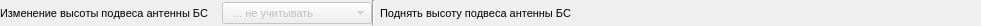
          <widget class="QWidget" name="widget_7" native="true">
           <property name="minimumSize">
            <size>
             <width>0</width>
             <height>20</height>
            </size>
           </property>
           <property name="maximumSize">
            <size>
             <width>16777215</width>
             <height>26</height>
            </size>
           </property>
           <layout class="QHBoxLayout" name="horizontalLayout_3">
            <property name="spacing">
             <number>0</number>
            </property>
            <property name="leftMargin">
             <number>0</number>
            </property>
            <property name="topMargin">
             <number>0</number>
            </property>
            <property name="rightMargin">
             <number>0</number>
            </property>
            <property name="bottomMargin">
             <number>0</number>
            </property>
            <item>
             <widget class="QLabel" name="Label_IzmenenieVisotiPodvesaBS">
              <property name="minimumSize">
               <size>
                <width>222</width>
                <height>0</height>
               </size>
              </property>
              <property name="maximumSize">
               <size>
                <width>222</width>
                <height>16777215</height>
               </size>
              </property>
              <property name="font">
               <font>
                <family>Tahoma</family>
                <pointsize>8</pointsize>
                <kerning>false</kerning>
               </font>
              </property>
              <property name="styleSheet">
               <string notr="true"/>
              </property>
              <property name="text">
               <string>Изменение высоты подвеса антенны БС</string>
              </property>
             </widget>
            </item>
            <item>
             <widget class="QComboBox" name="CBox_IzmenenieVisotiPodvesaBS">
              <property name="enabled">
               <bool>false</bool>
              </property>
              <property name="minimumSize">
               <size>
                <width>150</width>
                <height>0</height>
               </size>
              </property>
              <property name="maximumSize">
               <size>
                <width>150</width>
                <height>22</height>
               </size>
              </property>
              <property name="font">
               <font>
                <family>Tahoma</family>
                <pointsize>8</pointsize>
               </font>
              </property>
              <item>
               <property name="text">
                <string>  ... не учитывать</string>
               </property>
              </item>
              <item>
               <property name="text">
                <string>  ... учитывать</string>
               </property>
              </item>
             </widget>
            </item>
            <item>
             <widget class="Line" name="line_7">
              <property name="maximumSize">
               <size>
                <width>16777215</width>
                <height>25</height>
               </size>
              </property>
              <property name="styleSheet">
               <string notr="true">border-left: 1px dashed grey;
</string>
              </property>
              <property name="orientation">
               <enum>Qt::Vertical</enum>
              </property>
             </widget>
            </item>
            <item>
             <spacer name="horizontalSpacer_2">
              <property name="orientation">
               <enum>Qt::Horizontal</enum>
              </property>
              <property name="sizeType">
               <enum>QSizePolicy::Expanding</enum>
              </property>
              <property name="sizeHint" stdset="0">
               <size>
                <width>5</width>
                <height>20</height>
               </size>
              </property>
             </spacer>
            </item>
            <item>
             <widget class="QLabel" name="Label_UvelichenieVisotiPodvesa">
              <property name="maximumSize">
               <size>
                <width>16777215</width>
                <height>26</height>
               </size>
              </property>
              <property name="font">
               <font>
                <family>Tahoma</family>
                <pointsize>8</pointsize>
               </font>
              </property>
              <property name="styleSheet">
               <string notr="true"/>
              </property>
              <property name="text">
               <string>Поднять высоту подвеса антенны БС</string>
              </property>
             </widget>
            </item>
            <item>
             <spacer name="horizontalSpacer_5">
              <property name="orientation">
               <enum>Qt::Horizontal</enum>
              </property>
              <property name="sizeType">
               <enum>QSizePolicy::Fixed</enum>
              </property>
              <property name="sizeHint" stdset="0">
               <size>
                <width>410</width>
                <height>20</height>
               </size>
              </property>
             </spacer>
            </item>
           </layout>
          </widget>
